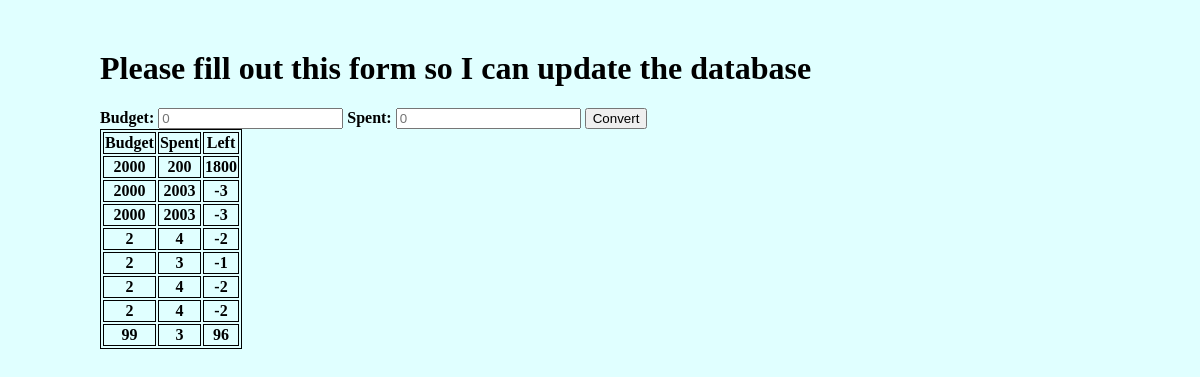
Before: / with the older database file.
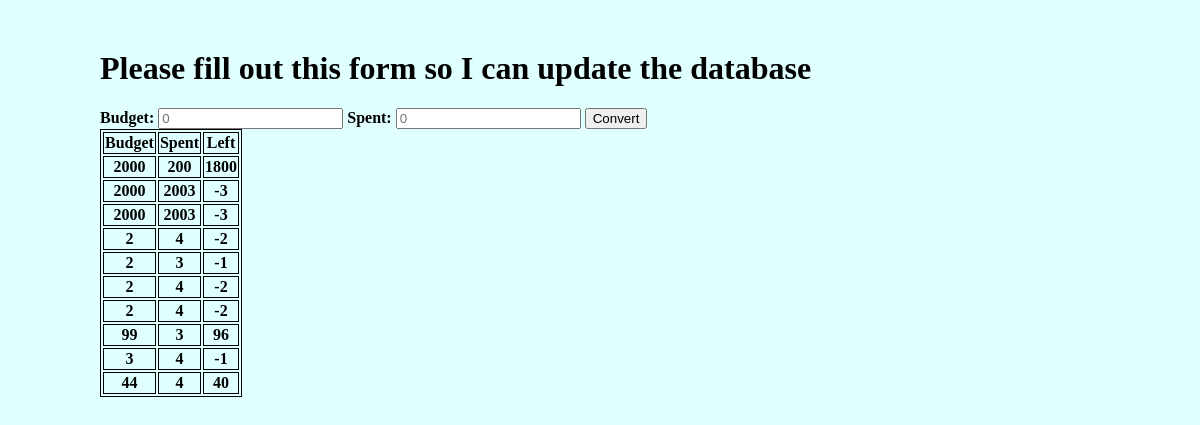
After: the same page with the newer database file.
### tables this page shows
CREATE TABLE "Budgee" (
	"Budget"	TEXT NOT NULL,
	"Spent"	TEXT NOT NULL,
	"Left"	INTEGER
);

### application.py (the view)
@app.route("/", methods=["POST", "Get"])
def sub_budget():
    Spent = ""
    Budget = ""
    if request.method == "POST" and "Spent" in request.form and "Budget" in request.form:
        Spent = str(request.form.get("Spent"))
        Budget = str(request.form.get("Budget"))
        req_data = request.get_json()
        help.Subtraction(Budget, Spent)
    cat = sqlite3.connect('Budget.db')
    db = cat.cursor()
    rows = db.execute('SELECT * FROM Budgee')
    ro = rows.fetchall()
    return render_template("home.html", Spent = "Spent", Budget= "Budget", ro=ro)

### templates/home.html (shortened to what this page needs)
<!doctype html>
<html lang="en">
<head>
    <link rel="stylesheet" href='/static/main.css' />
</head>
<body>
<div class="Calculation">
    <h1>Please fill out this form so I can update the database</h1>
    <form action="/" method="POST">
        <label><b>Budget: </b></label>
        <input type="Number" name="Budget" placeholder="0">
        <label><b>Spent: </b></label>
        <input type="Spending" name="Spent" placeholder="0">
        <button type="submit" value="submit">Convert</button>
    </form>
    <table>
        <tr>
            <th>Budget</th>
            <th>Spent</th>
            <th>Left</th>
        {% for row in ro %}
        <tr>
          <th> {{ row[0] }}</th> <th>{{row[1]}}</th> <th>{{row[2]}}</th>
        </tr>
        {% endfor %}
    </table>
</div>

### static/main.css (style rules this page uses)
body { background: lightcyan; margin-top: 50px; margin-left: 100px; }
table, th, td { border:1px solid black; }

Changed rows visible on the page:
added Budgee: Budget "3", Spent "4", Left "-1"
added Budgee: Budget "44", Spent "4", Left "40"
